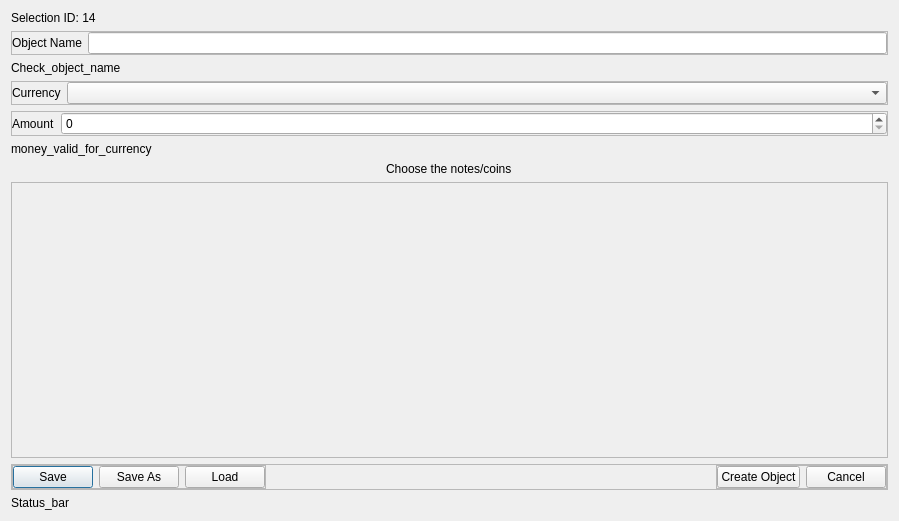
<?xml version="1.0" encoding="UTF-8"?>
<ui version="4.0">
 <class>Dialog</class>
 <widget class="QDialog" name="Dialog">
  <property name="geometry">
   <rect>
    <x>0</x>
    <y>0</y>
    <width>899</width>
    <height>521</height>
   </rect>
  </property>
  <property name="sizePolicy">
   <sizepolicy hsizetype="Expanding" vsizetype="Fixed">
    <horstretch>0</horstretch>
    <verstretch>0</verstretch>
   </sizepolicy>
  </property>
  <property name="windowTitle">
   <string>Dialog</string>
  </property>
  <layout class="QVBoxLayout" name="verticalLayout">
   <item>
    <widget class="QLabel" name="label_2">
     <property name="sizePolicy">
      <sizepolicy hsizetype="Expanding" vsizetype="Fixed">
       <horstretch>0</horstretch>
       <verstretch>0</verstretch>
      </sizepolicy>
     </property>
     <property name="text">
      <string>Selection ID: 14</string>
     </property>
    </widget>
   </item>
   <item>
    <widget class="QFrame" name="frame_6">
     <property name="sizePolicy">
      <sizepolicy hsizetype="Expanding" vsizetype="Fixed">
       <horstretch>0</horstretch>
       <verstretch>0</verstretch>
      </sizepolicy>
     </property>
     <property name="locale">
      <locale language="English" country="UnitedStates"/>
     </property>
     <property name="frameShape">
      <enum>QFrame::Shape::StyledPanel</enum>
     </property>
     <property name="frameShadow">
      <enum>QFrame::Shadow::Raised</enum>
     </property>
     <layout class="QHBoxLayout" name="horizontalLayout_7">
      <property name="leftMargin">
       <number>0</number>
      </property>
      <property name="topMargin">
       <number>0</number>
      </property>
      <property name="rightMargin">
       <number>0</number>
      </property>
      <property name="bottomMargin">
       <number>0</number>
      </property>
      <item>
       <widget class="QLabel" name="label_6">
        <property name="text">
         <string>Object Name</string>
        </property>
       </widget>
      </item>
      <item>
       <widget class="QLineEdit" name="lineEdit_3"/>
      </item>
     </layout>
    </widget>
   </item>
   <item>
    <widget class="QLabel" name="label_5">
     <property name="sizePolicy">
      <sizepolicy hsizetype="Expanding" vsizetype="Fixed">
       <horstretch>0</horstretch>
       <verstretch>0</verstretch>
      </sizepolicy>
     </property>
     <property name="text">
      <string>Check_object_name</string>
     </property>
     <property name="wordWrap">
      <bool>true</bool>
     </property>
    </widget>
   </item>
   <item>
    <widget class="QFrame" name="frame">
     <property name="sizePolicy">
      <sizepolicy hsizetype="Expanding" vsizetype="Fixed">
       <horstretch>0</horstretch>
       <verstretch>0</verstretch>
      </sizepolicy>
     </property>
     <property name="frameShape">
      <enum>QFrame::Shape::StyledPanel</enum>
     </property>
     <property name="frameShadow">
      <enum>QFrame::Shadow::Raised</enum>
     </property>
     <layout class="QHBoxLayout" name="horizontalLayout" stretch="0,7">
      <property name="leftMargin">
       <number>0</number>
      </property>
      <property name="topMargin">
       <number>0</number>
      </property>
      <property name="rightMargin">
       <number>0</number>
      </property>
      <property name="bottomMargin">
       <number>0</number>
      </property>
      <item>
       <widget class="QLabel" name="label">
        <property name="text">
         <string>Currency</string>
        </property>
       </widget>
      </item>
      <item>
       <widget class="QComboBox" name="comboBox"/>
      </item>
     </layout>
    </widget>
   </item>
   <item>
    <widget class="QFrame" name="frame_14">
     <property name="sizePolicy">
      <sizepolicy hsizetype="Expanding" vsizetype="Fixed">
       <horstretch>0</horstretch>
       <verstretch>0</verstretch>
      </sizepolicy>
     </property>
     <property name="frameShape">
      <enum>QFrame::Shape::StyledPanel</enum>
     </property>
     <property name="frameShadow">
      <enum>QFrame::Shadow::Raised</enum>
     </property>
     <layout class="QHBoxLayout" name="horizontalLayout_13" stretch="0,7">
      <property name="leftMargin">
       <number>0</number>
      </property>
      <property name="topMargin">
       <number>0</number>
      </property>
      <property name="rightMargin">
       <number>0</number>
      </property>
      <property name="bottomMargin">
       <number>0</number>
      </property>
      <item>
       <widget class="QLabel" name="label_10">
        <property name="text">
         <string>Amount</string>
        </property>
       </widget>
      </item>
      <item>
       <widget class="QSpinBox" name="spinBox_3"/>
      </item>
     </layout>
    </widget>
   </item>
   <item>
    <widget class="QLabel" name="label_9">
     <property name="sizePolicy">
      <sizepolicy hsizetype="Expanding" vsizetype="Fixed">
       <horstretch>0</horstretch>
       <verstretch>0</verstretch>
      </sizepolicy>
     </property>
     <property name="text">
      <string>money_valid_for_currency</string>
     </property>
    </widget>
   </item>
   <item alignment="Qt::AlignmentFlag::AlignHCenter">
    <widget class="QLabel" name="label_4">
     <property name="sizePolicy">
      <sizepolicy hsizetype="Expanding" vsizetype="Fixed">
       <horstretch>0</horstretch>
       <verstretch>0</verstretch>
      </sizepolicy>
     </property>
     <property name="styleSheet">
      <string notr="true">font: 700 12pt &quot;Segoe UI&quot;;</string>
     </property>
     <property name="text">
      <string>Choose the notes/coins</string>
     </property>
    </widget>
   </item>
   <item>
    <widget class="QScrollArea" name="scrollArea">
     <property name="widgetResizable">
      <bool>true</bool>
     </property>
     <widget class="QWidget" name="scrollAreaWidgetContents">
      <property name="geometry">
       <rect>
        <x>0</x>
        <y>0</y>
        <width>879</width>
        <height>258</height>
       </rect>
      </property>
      <layout class="QHBoxLayout" name="horizontalLayout_5">
       <item>
        <widget class="QWidget" name="widget" native="true">
         <property name="sizePolicy">
          <sizepolicy hsizetype="Expanding" vsizetype="Expanding">
           <horstretch>0</horstretch>
           <verstretch>0</verstretch>
          </sizepolicy>
         </property>
         <layout class="QVBoxLayout" name="verticalLayout_2"/>
        </widget>
       </item>
      </layout>
     </widget>
    </widget>
   </item>
   <item alignment="Qt::AlignmentFlag::AlignBottom">
    <widget class="QFrame" name="frame_2">
     <property name="frameShape">
      <enum>QFrame::Shape::StyledPanel</enum>
     </property>
     <property name="frameShadow">
      <enum>QFrame::Shadow::Raised</enum>
     </property>
     <layout class="QHBoxLayout" name="horizontalLayout_2">
      <property name="leftMargin">
       <number>0</number>
      </property>
      <property name="topMargin">
       <number>0</number>
      </property>
      <property name="rightMargin">
       <number>0</number>
      </property>
      <property name="bottomMargin">
       <number>0</number>
      </property>
      <item alignment="Qt::AlignmentFlag::AlignLeft">
       <widget class="QFrame" name="frame_3">
        <property name="frameShape">
         <enum>QFrame::Shape::StyledPanel</enum>
        </property>
        <property name="frameShadow">
         <enum>QFrame::Shadow::Raised</enum>
        </property>
        <layout class="QHBoxLayout" name="horizontalLayout_3">
         <property name="leftMargin">
          <number>0</number>
         </property>
         <property name="topMargin">
          <number>0</number>
         </property>
         <property name="rightMargin">
          <number>0</number>
         </property>
         <property name="bottomMargin">
          <number>0</number>
         </property>
         <item>
          <widget class="QPushButton" name="pushButton_4">
           <property name="text">
            <string>Save</string>
           </property>
          </widget>
         </item>
         <item>
          <widget class="QPushButton" name="pushButton_5">
           <property name="text">
            <string>Save As</string>
           </property>
          </widget>
         </item>
         <item>
          <widget class="QPushButton" name="pushButton_6">
           <property name="text">
            <string>Load</string>
           </property>
          </widget>
         </item>
        </layout>
       </widget>
      </item>
      <item alignment="Qt::AlignmentFlag::AlignRight">
       <widget class="QFrame" name="frame_4">
        <property name="frameShape">
         <enum>QFrame::Shape::StyledPanel</enum>
        </property>
        <property name="frameShadow">
         <enum>QFrame::Shadow::Raised</enum>
        </property>
        <layout class="QHBoxLayout" name="horizontalLayout_4" stretch="1,1">
         <property name="leftMargin">
          <number>0</number>
         </property>
         <property name="topMargin">
          <number>0</number>
         </property>
         <property name="rightMargin">
          <number>0</number>
         </property>
         <property name="bottomMargin">
          <number>0</number>
         </property>
         <item>
          <widget class="QPushButton" name="pushButton">
           <property name="text">
            <string>Create Object</string>
           </property>
          </widget>
         </item>
         <item>
          <widget class="QPushButton" name="pushButton_2">
           <property name="text">
            <string>Cancel</string>
           </property>
          </widget>
         </item>
        </layout>
       </widget>
      </item>
     </layout>
    </widget>
   </item>
   <item>
    <widget class="QLabel" name="label_3">
     <property name="sizePolicy">
      <sizepolicy hsizetype="Expanding" vsizetype="Fixed">
       <horstretch>0</horstretch>
       <verstretch>0</verstretch>
      </sizepolicy>
     </property>
     <property name="text">
      <string>Status_bar</string>
     </property>
    </widget>
   </item>
  </layout>
 </widget>
 <resources/>
 <connections/>
</ui>
